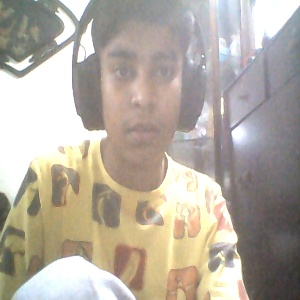
#> input picture sentment analysis hw/Image resizer/photo_20260218_092019.jpg, 300 x 300 px, given in place of the camera
$ python 'image resizer.py'
#> lines starting #> are read from the running program, lines starting #| are printed output that depends on the picture; after the words box and inside, x2 and y2 are one past the last pixel; in counts of white or black regions, pixels touching at a corner belong together
import cv2
from datetime import datetime

face_cascade = cv2.CascadeClassifier(
    cv2.data.haarcascades + "haarcascade_frontalface_default.xml"
)

cap = cv2.VideoCapture(0)

def adjust_brightness_contrast(img, brightness=20, contrast=1.2):
    return cv2.convertScaleAbs(img, alpha=contrast, beta=brightness)

while True:
    ret, frame = cap.read()
#> frame is the input picture: shape (300, 300, 3); mean B, G, R 161.8, 172.9, 181
    if not ret:
        break

    gray = cv2.cvtColor(frame, cv2.COLOR_BGR2GRAY)
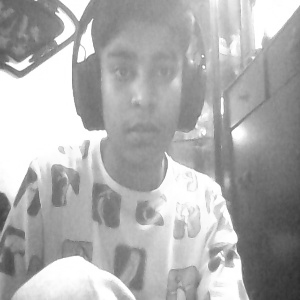
#> gray: shape (300, 300); min 45, max 255, mean 174.1

    faces = face_cascade.detectMultiScale(
        gray, scaleFactor=1.3, minNeighbors=5, minSize=(100, 100)
    )
#> faces = [[85, 24, 120, 120]]

    display_frame = frame.copy()

    if len(faces) > 0:
        display_frame = adjust_brightness_contrast(display_frame, 35, 1.5)
#> in adjust_brightness_contrast, `return cv2.convertScaleAbs(img, alpha=contrast, beta=brightness)`:
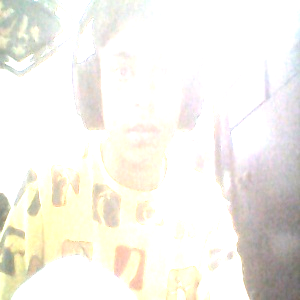
#> returned value: shape (300, 300, 3); mean of channels 0, 1, 2 233.6, 240.7, 243.1; drawn as B, G, R
        cv2.putText(display_frame, "Face Detected Enhancement ON",
                    (20, 40), cv2.FONT_HERSHEY_SIMPLEX, 0.8,
                    (0, 255, 0), 2)
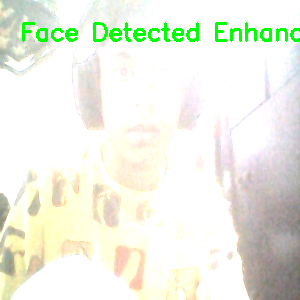
#> display_frame: shape (300, 300, 3); 2.11% of pixels changed, all inside (x1, y1, x2, y2) = (22, 22, 300, 42)
    else:
        cv2.putText(display_frame, "No Face Normal View",
                    (20, 40), cv2.FONT_HERSHEY_SIMPLEX, 0.8,
                    (0, 0, 255), 2)

    cv2.imshow("Smart Face-Aware Camera", display_frame)

    key = cv2.waitKey(1) & 0xFF
#> (key q is pressed here)

    # 📸 CAPTURE
    if key == ord('s'):
        captured = adjust_brightness_contrast(frame, 30, 1.3)
        resized = captured.copy()

        while True:
            preview = resized.copy()
            cv2.putText(preview,
                        "1:256x256  2:512x512  3:Original  W:Save  Q:Cancel",
                        (10, 30), cv2.FONT_HERSHEY_SIMPLEX, 0.6,
                        (255, 255, 0), 2)

            cv2.imshow("Resize Preview", preview)
            k = cv2.waitKey(0) & 0xFF

            if k == ord('1'):
                resized = cv2.resize(captured, (256, 256))
            elif k == ord('2'):
                resized = cv2.resize(captured, (512, 512))
            elif k == ord('3'):
                resized = captured.copy()
            elif k == ord('w'):
                filename = f"photo_{datetime.now().strftime('%Y%m%d_%H%M%S')}.jpg"
                cv2.imwrite(filename, resized)
                print(f"Saved: {filename}")
                cv2.destroyWindow("Resize Preview")
                break
            elif k == ord('q'):
                cv2.destroyWindow("Resize Preview")
                break

    elif key == ord('q'):
        break

cap.release()
cv2.destroyAllWindows()
